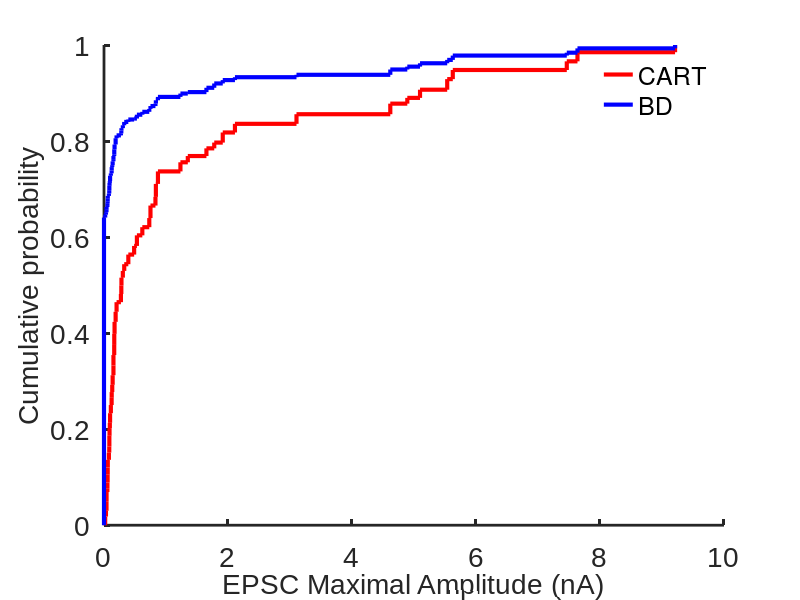
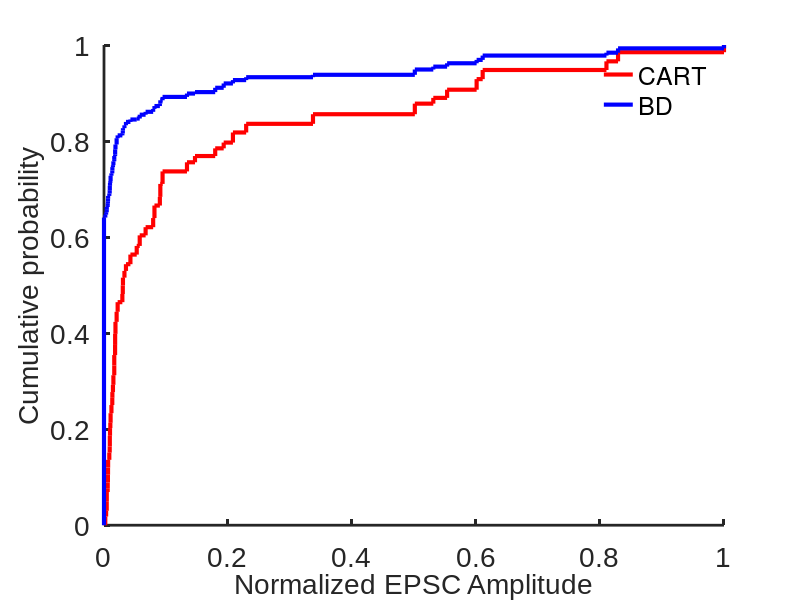
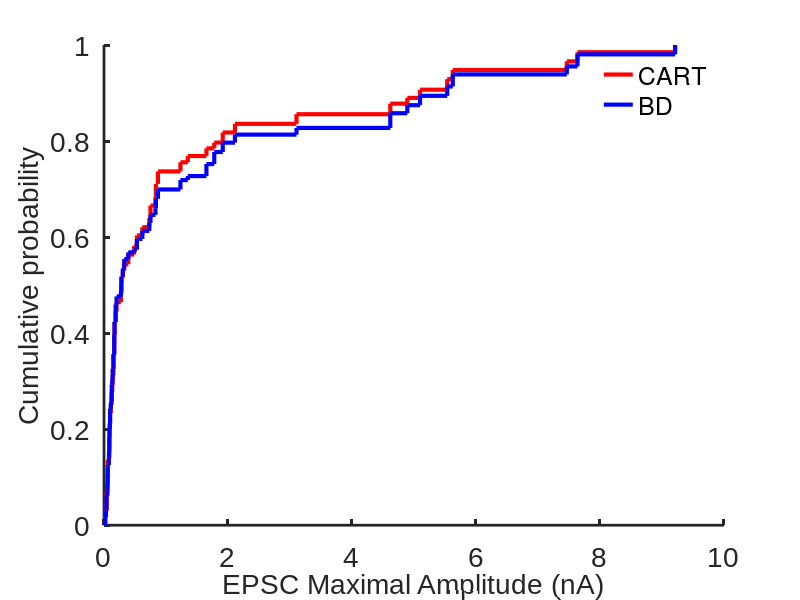
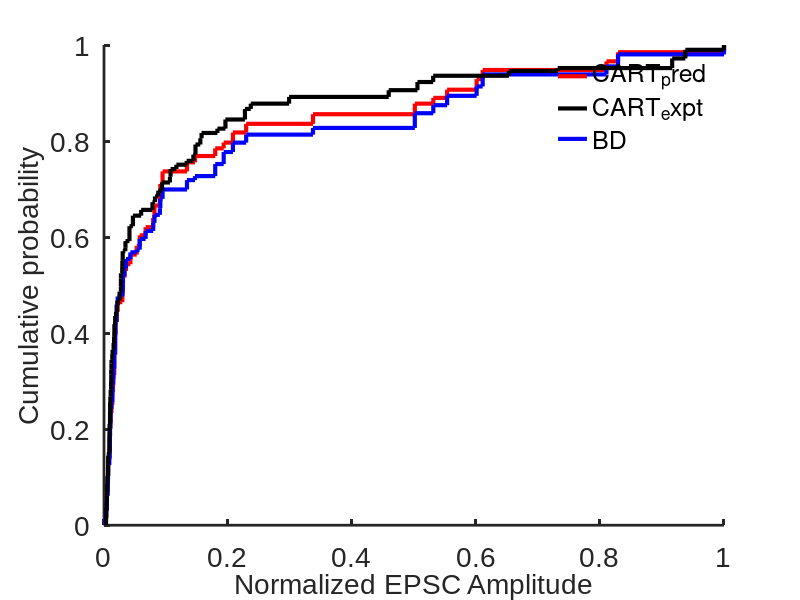

Here is the MATLAB script that generated these plots, in order:
close all
clear variables
clc

data = importdata('BD_AMPA_MAX.csv'); % Pool of maximum currents evoked by BD-CreER+ inputs 
data_cart = importdata('CART_AMPA_MAX.csv'); % Pool of maximum currents evoked by CART-Cre+ inputs
TC_total = 1000; 
Nonspec_frac = 0.2726;  % Fraction of nonspecific labelling in RGC_CART-Cre mice
BD_frac = (1 - Nonspec_frac) * 0.494; % Fraction of ventral ooDSGCs 
Dors_frac = (1 - Nonspec_frac) * 0.506; % Fraction of dorsal ooDSGCs

RGC_Nonspec = [];
RGC_BD = [];
RGC_Dors = [];
RGC_CART = [];
CART = [];

i = 1;
while i <= TC_total * Nonspec_frac
    RGC_Nonspec (i) = data(randi(size(data,1)));
    RGC_Dors (i) = 0;
    RGC_BD (i) = 0;
    RGC_CART (i) = RGC_Nonspec (i) + RGC_Dors (i) + RGC_BD (i);
    CART(i) = data_cart(randi(size(data_cart,1)));
    i = i+1;
end

i = 1;
while i <= TC_total * BD_frac
    RGC_Nonspec (end+1) = 0;
    RGC_Dors (end+1) = 0;
    RGC_BD (end+1) = data(randi(size(data,1)));
    RGC_CART (end+1) = RGC_Nonspec (end) + RGC_Dors (end) + RGC_BD (end);
    CART(end+1) = data_cart(randi(size(data_cart,1)));
    i = i+1;
end

i = 1;
while i <= TC_total * Dors_frac
    RGC_Nonspec (end+1) = 0;
    RGC_Dors (end+1) = data(randi(size(data,1)));
    RGC_BD (end+1) = 0;
    RGC_CART (end+1) = RGC_Nonspec (end) + RGC_Dors (end) + RGC_BD (end);
    CART(end+1) = data_cart(randi(size(data_cart,1)));
    i = i+1;
end

RGC_CART_plot = cdfplot (RGC_CART);
hold on;
BD_plot = cdfplot (RGC_BD);
hold on;
set (RGC_CART_plot, 'LineWidth', 3, 'Color', 'R');
set (BD_plot, 'LineWidth', 3, 'Color', 'B');
set(gca, 'LineWidth', 2);
set(gca, 'FontName', 'Arial');
set(gca, 'FontSize', 20);
box off
grid off
xlabel('EPSC Maximal Amplitude (nA)','FontSize',20);
ylabel('Cumulative probability','FontSize',20);
legend([RGC_CART_plot BD_plot], 'CART', 'BD', 'Location', 'best')
%legend("");
legend boxoff
title("");

nor_RGC_CART = RGC_CART / max (RGC_CART);
nor_RGC_BD = RGC_BD / max (RGC_BD);
nor_CART = CART / max (CART);

figure (2);
nor_RGC_CART_plot = cdfplot (nor_RGC_CART);
hold on;
nor_BD_plot = cdfplot (nor_RGC_BD);
set (nor_RGC_CART_plot, 'LineWidth', 3, 'Color', 'R');
set (nor_BD_plot, 'LineWidth', 3, 'Color', 'B');
set(gca, 'LineWidth', 2);
set(gca, 'FontName', 'Arial');
set(gca, 'FontSize', 20);
box off
grid off
xlabel('Normalized EPSC Amplitude','FontSize',20);
ylabel('Cumulative probability','FontSize',20);
legend([nor_RGC_CART_plot nor_BD_plot], 'CART', 'BD', 'Location', 'best')
%legend ("");
legend boxoff
title("");

j = 1;
i = 1;
while j <= length (RGC_CART)
    if RGC_CART (j) > 0
        RGC_CART_nonZ (i) = RGC_CART (j);
        i = i+1;
    else
    end
    j = j+1;
end

j = 1;
i = 1;
while j <= length (RGC_BD)
    if RGC_BD (j) > 0
        RGC_BD_nonZ (i) = RGC_BD (j);
        i = i+1;
    else
    end
    j = j+1;
end

j = 1;
i = 1;
while j <= length (RGC_Dors)
    if RGC_Dors (j) > 0
        RGC_Dors_nonZ (i) = RGC_Dors (j);
        i = i+1;
    else
    end
    j = j+1;
end

figure (3);
RGC_CART_nonZ_plot = cdfplot (RGC_CART_nonZ);
hold on;
RGC_BD_nonZ_plot = cdfplot (RGC_BD_nonZ);
set (RGC_CART_nonZ_plot, 'LineWidth', 3, 'Color', 'R');
set (RGC_BD_nonZ_plot, 'LineWidth', 3, 'Color', 'B');
set(gca, 'LineWidth', 2);
set(gca, 'FontName', 'Arial');
set(gca, 'FontSize', 20);
box off
grid off
xlabel('EPSC Maximal Amplitude (nA)','FontSize',20);
ylabel('Cumulative probability','FontSize',20);
legend([RGC_CART_nonZ_plot RGC_BD_nonZ_plot], 'CART', 'BD', 'Location', 'best')
%legend("");
legend boxoff
title("");

j = 1;
i = 1;
while j <= length (nor_RGC_CART)
    if nor_RGC_CART (j) > 0
        nor_RGC_CART_nonZ (i) = nor_RGC_CART (j);
        i = i+1;
    else
    end
    j = j+1;
end

j = 1;
i = 1;
while j <= length (nor_RGC_BD)
    if nor_RGC_BD (j) > 0
        nor_RGC_BD_nonZ (i) = nor_RGC_BD (j);
        i = i+1;
    else
    end
    j = j+1;
end

j = 1;
i = 1;
while j <= length (nor_CART)
    if nor_CART (j) > 0
        nor_CART_nonZ (i) = nor_CART (j);
        i = i+1;
    else
    end
    j = j+1;
end

figure (4);
nor_RGC_CART_nonZ_plot = cdfplot (nor_RGC_CART_nonZ);
hold on;
nor_RGC_BD_nonZ_plot = cdfplot (nor_RGC_BD_nonZ);
hold on;
nor_CART_nonZ_plot = cdfplot (nor_CART_nonZ);
set (nor_RGC_CART_nonZ_plot, 'LineWidth', 3, 'Color', 'R');
set (nor_RGC_BD_nonZ_plot, 'LineWidth', 3, 'Color', 'B');
set (nor_CART_nonZ_plot, 'LineWidth', 3, 'Color', 'k');
set(gca, 'LineWidth', 2);
set(gca, 'FontName', 'Arial');
set(gca, 'FontSize', 20);
box off
grid off
xlabel('Normalized EPSC Amplitude','FontSize',20);
ylabel('Cumulative probability','FontSize',20);
legend([nor_RGC_CART_nonZ_plot nor_CART_nonZ_plot nor_RGC_BD_nonZ_plot], 'CART_pred', 'CART_expt', 'BD', 'Location', 'best');
%legend("");
legend boxoff
title("");
[nor_nonZ_h1,p1] = kstest2 (nor_RGC_CART_nonZ, nor_RGC_BD_nonZ);
